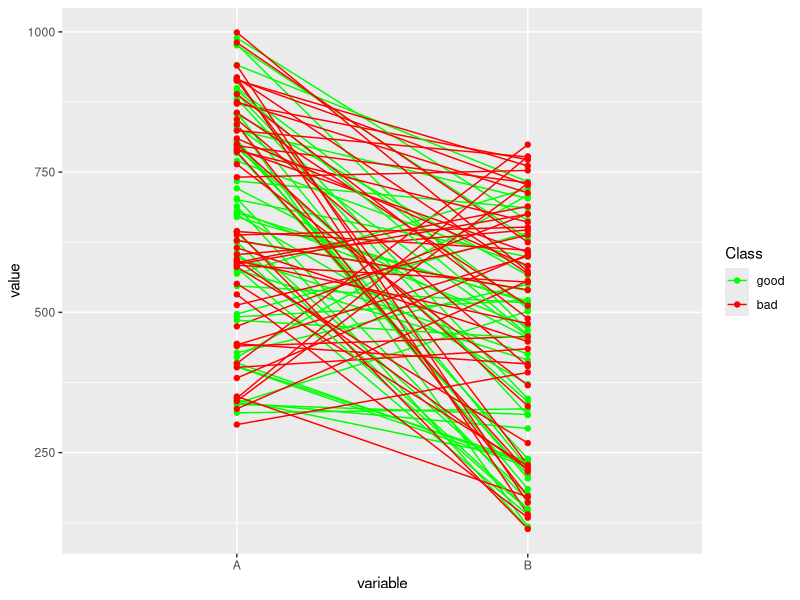

The R script that drew this image:
### Example plot
library(data.table)
library(ggplot2)

set.seed(1)

## Make data
data_dt <- data.table("Gene" = paste0("Gene", 1:100), "A" = sample(300:1000, 100), "B" = sample(100:800, 100))
meta_dt <- data.table("Gene" = paste0("Gene", 1:100), "Class" = c(rep("good", 50), rep("bad", 50)))

## Format data
melt_dt <- melt(data_dt, id.vars = "Gene")
plot_dt <- merge(melt_dt, meta_dt, by = "Gene", sort = F)

## Format colors
plot_dt$Class <- factor(plot_dt$Class, levels = c("good", "bad"))
colors_v <- c("good" = "green", "bad" = "red")

ggplot(data = plot_dt, aes(x = variable, y = value)) +
  geom_line(aes(group = Gene, color = Class)) +
  geom_point(aes(group = Gene, color = Class)) +
  scale_color_manual(values = colors_v, labels = names(colors_v))